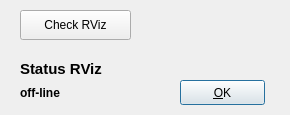
<?xml version="1.0" encoding="UTF-8"?>
<ui version="4.0">
 <class>RVizCommDialogDesign</class>
 <widget class="QDialog" name="RVizCommDialogDesign">
  <property name="geometry">
   <rect>
    <x>0</x>
    <y>0</y>
    <width>290</width>
    <height>115</height>
   </rect>
  </property>
  <property name="windowTitle">
   <string>RViz Communication</string>
  </property>
  <widget class="QPushButton" name="pushButtonOK">
   <property name="geometry">
    <rect>
     <x>180</x>
     <y>80</y>
     <width>85</width>
     <height>25</height>
    </rect>
   </property>
   <property name="text">
    <string>&amp;OK</string>
   </property>
  </widget>
  <widget class="QPushButton" name="button_check">
   <property name="geometry">
    <rect>
     <x>20</x>
     <y>10</y>
     <width>111</width>
     <height>30</height>
    </rect>
   </property>
   <property name="text">
    <string>Check RViz</string>
   </property>
  </widget>
  <widget class="QWidget" name="layoutWidget">
   <property name="geometry">
    <rect>
     <x>20</x>
     <y>60</y>
     <width>141</width>
     <height>42</height>
    </rect>
   </property>
   <layout class="QVBoxLayout" name="verticalLayout">
    <item>
     <widget class="QLabel" name="label">
      <property name="font">
       <font>
        <pointsize>11</pointsize>
        <weight>75</weight>
        <bold>true</bold>
       </font>
      </property>
      <property name="text">
       <string>Status RViz</string>
      </property>
     </widget>
    </item>
    <item>
     <widget class="QLabel" name="labelStatusRViz">
      <property name="font">
       <font>
        <weight>75</weight>
        <bold>true</bold>
       </font>
      </property>
      <property name="text">
       <string>off-line</string>
      </property>
     </widget>
    </item>
   </layout>
  </widget>
 </widget>
 <resources/>
 <connections>
  <connection>
   <sender>pushButtonOK</sender>
   <signal>clicked()</signal>
   <receiver>RVizCommDialogDesign</receiver>
   <slot>accept()</slot>
   <hints>
    <hint type="sourcelabel">
     <x>332</x>
     <y>132</y>
    </hint>
    <hint type="destinationlabel">
     <x>199</x>
     <y>149</y>
    </hint>
   </hints>
  </connection>
 </connections>
</ui>
